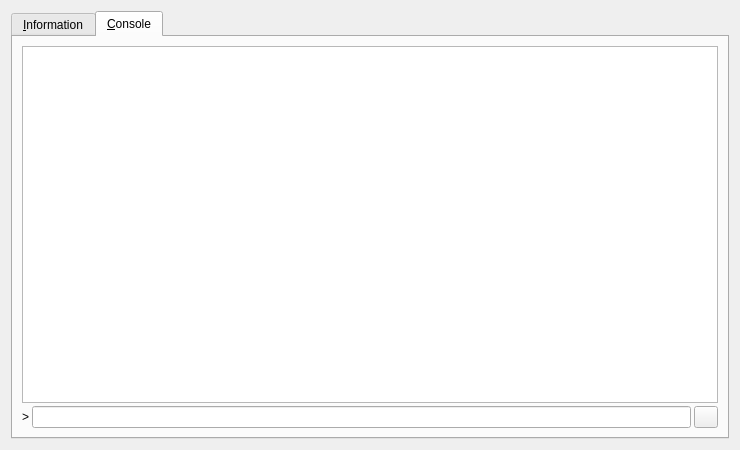
<?xml version="1.0" encoding="UTF-8"?>
<ui version="4.0">
 <class>RPCConsole</class>
 <widget class="QDialog" name="RPCConsole">
  <property name="geometry">
   <rect>
    <x>0</x>
    <y>0</y>
    <width>740</width>
    <height>450</height>
   </rect>
  </property>
  <property name="windowTitle">
   <string>NumerousShareBlockChain - Debug window</string>
  </property>
  <layout class="QVBoxLayout" name="verticalLayout_2">
   <item>
    <widget class="QTabWidget" name="tabWidget">
     <property name="currentIndex">
      <number>1</number>
     </property>
     <widget class="QWidget" name="tab_info">
      <attribute name="title">
       <string>&amp;Information</string>
      </attribute>
      <layout class="QGridLayout" name="gridLayout" columnstretch="0,0">
       <property name="horizontalSpacing">
        <number>12</number>
       </property>
       <item row="14" column="0">
        <widget class="QLabel" name="labelDebugLogfile">
         <property name="font">
          <font>
           <weight>75</weight>
           <bold>true</bold>
          </font>
         </property>
         <property name="text">
          <string>Debug log file</string>
         </property>
        </widget>
       </item>
       <item row="5" column="0">
        <widget class="QLabel" name="label_13">
         <property name="text">
          <string>Startup time</string>
         </property>
        </widget>
       </item>
       <item row="6" column="0">
        <widget class="QLabel" name="label_11">
         <property name="font">
          <font>
           <weight>75</weight>
           <bold>true</bold>
          </font>
         </property>
         <property name="text">
          <string>Network</string>
         </property>
        </widget>
       </item>
       <item row="5" column="1">
        <widget class="QLabel" name="startupTime">
         <property name="cursor">
          <cursorShape>IBeamCursor</cursorShape>
         </property>
         <property name="text">
          <string>N/A</string>
         </property>
         <property name="textFormat">
          <enum>Qt::PlainText</enum>
         </property>
         <property name="textInteractionFlags">
          <set>Qt::LinksAccessibleByMouse|Qt::TextSelectableByKeyboard|Qt::TextSelectableByMouse</set>
         </property>
        </widget>
       </item>
       <item row="8" column="1">
        <widget class="QCheckBox" name="isTestNet">
         <property name="enabled">
          <bool>false</bool>
         </property>
         <property name="text">
          <string/>
         </property>
        </widget>
       </item>
       <item row="1" column="0">
        <widget class="QLabel" name="label_5">
         <property name="text">
          <string>Client name</string>
         </property>
        </widget>
       </item>
       <item row="10" column="1">
        <widget class="QLabel" name="numberOfBlocks">
         <property name="cursor">
          <cursorShape>IBeamCursor</cursorShape>
         </property>
         <property name="text">
          <string>N/A</string>
         </property>
         <property name="textFormat">
          <enum>Qt::PlainText</enum>
         </property>
         <property name="textInteractionFlags">
          <set>Qt::LinksAccessibleByMouse|Qt::TextSelectableByKeyboard|Qt::TextSelectableByMouse</set>
         </property>
        </widget>
       </item>
       <item row="4" column="0">
        <widget class="QLabel" name="label_12">
         <property name="text">
          <string>Build date</string>
         </property>
        </widget>
       </item>
       <item row="17" column="0">
        <widget class="QPushButton" name="showCLOptionsButton">
         <property name="toolTip">
          <string>Show the NumerousShareBlockChain-Qt help message to get a list with possible NumerousShareBlockChain command-line options.</string>
         </property>
         <property name="text">
          <string>&amp;Show</string>
         </property>
         <property name="autoDefault">
          <bool>false</bool>
         </property>
        </widget>
       </item>
       <item row="10" column="0">
        <widget class="QLabel" name="label_3">
         <property name="text">
          <string>Current number of blocks</string>
         </property>
        </widget>
       </item>
       <item row="12" column="1">
        <widget class="QLabel" name="lastBlockTime">
         <property name="cursor">
          <cursorShape>IBeamCursor</cursorShape>
         </property>
         <property name="text">
          <string>N/A</string>
         </property>
         <property name="textFormat">
          <enum>Qt::PlainText</enum>
         </property>
         <property name="textInteractionFlags">
          <set>Qt::LinksAccessibleByMouse|Qt::TextSelectableByKeyboard|Qt::TextSelectableByMouse</set>
         </property>
        </widget>
       </item>
       <item row="4" column="1">
        <widget class="QLabel" name="buildDate">
         <property name="cursor">
          <cursorShape>IBeamCursor</cursorShape>
         </property>
         <property name="text">
          <string>N/A</string>
         </property>
         <property name="textFormat">
          <enum>Qt::PlainText</enum>
         </property>
         <property name="textInteractionFlags">
          <set>Qt::LinksAccessibleByMouse|Qt::TextSelectableByKeyboard|Qt::TextSelectableByMouse</set>
         </property>
        </widget>
       </item>
       <item row="2" column="0">
        <widget class="QLabel" name="label_6">
         <property name="text">
          <string>Client version</string>
         </property>
        </widget>
       </item>
       <item row="8" column="0">
        <widget class="QLabel" name="label_8">
         <property name="text">
          <string>On testnet</string>
         </property>
        </widget>
       </item>
       <item row="2" column="1">
        <widget class="QLabel" name="clientVersion">
         <property name="cursor">
          <cursorShape>IBeamCursor</cursorShape>
         </property>
         <property name="text">
          <string>N/A</string>
         </property>
         <property name="textFormat">
          <enum>Qt::PlainText</enum>
         </property>
         <property name="textInteractionFlags">
          <set>Qt::LinksAccessibleByMouse|Qt::TextSelectableByKeyboard|Qt::TextSelectableByMouse</set>
         </property>
        </widget>
       </item>
       <item row="1" column="1">
        <widget class="QLabel" name="clientName">
         <property name="cursor">
          <cursorShape>IBeamCursor</cursorShape>
         </property>
         <property name="text">
          <string>N/A</string>
         </property>
         <property name="textFormat">
          <enum>Qt::PlainText</enum>
         </property>
         <property name="textInteractionFlags">
          <set>Qt::LinksAccessibleByMouse|Qt::TextSelectableByKeyboard|Qt::TextSelectableByMouse</set>
         </property>
        </widget>
       </item>
       <item row="12" column="0">
        <widget class="QLabel" name="label_2">
         <property name="text">
          <string>Last block time</string>
         </property>
        </widget>
       </item>
       <item row="18" column="0">
        <spacer name="verticalSpacer">
         <property name="orientation">
          <enum>Qt::Vertical</enum>
         </property>
         <property name="sizeHint" stdset="0">
          <size>
           <width>20</width>
           <height>40</height>
          </size>
         </property>
        </spacer>
       </item>
       <item row="7" column="0">
        <widget class="QLabel" name="label_7">
         <property name="text">
          <string>Number of connections</string>
         </property>
        </widget>
       </item>
       <item row="16" column="0">
        <widget class="QLabel" name="labelCLOptions">
         <property name="font">
          <font>
           <weight>75</weight>
           <bold>true</bold>
          </font>
         </property>
         <property name="text">
          <string>Command-line options</string>
         </property>
        </widget>
       </item>
       <item row="11" column="1">
        <widget class="QLabel" name="totalBlocks">
         <property name="cursor">
          <cursorShape>IBeamCursor</cursorShape>
         </property>
         <property name="text">
          <string>N/A</string>
         </property>
         <property name="textFormat">
          <enum>Qt::PlainText</enum>
         </property>
         <property name="textInteractionFlags">
          <set>Qt::LinksAccessibleByMouse|Qt::TextSelectableByKeyboard|Qt::TextSelectableByMouse</set>
         </property>
        </widget>
       </item>
       <item row="7" column="1">
        <widget class="QLabel" name="numberOfConnections">
         <property name="cursor">
          <cursorShape>IBeamCursor</cursorShape>
         </property>
         <property name="text">
          <string>N/A</string>
         </property>
         <property name="textFormat">
          <enum>Qt::PlainText</enum>
         </property>
         <property name="textInteractionFlags">
          <set>Qt::LinksAccessibleByMouse|Qt::TextSelectableByKeyboard|Qt::TextSelectableByMouse</set>
         </property>
        </widget>
       </item>
       <item row="3" column="1">
        <widget class="QLabel" name="openSSLVersion">
         <property name="cursor">
          <cursorShape>IBeamCursor</cursorShape>
         </property>
         <property name="text">
          <string>N/A</string>
         </property>
         <property name="textFormat">
          <enum>Qt::PlainText</enum>
         </property>
         <property name="textInteractionFlags">
          <set>Qt::LinksAccessibleByMouse|Qt::TextSelectableByKeyboard|Qt::TextSelectableByMouse</set>
         </property>
        </widget>
       </item>
       <item row="9" column="0">
        <widget class="QLabel" name="label_10">
         <property name="font">
          <font>
           <weight>75</weight>
           <bold>true</bold>
          </font>
         </property>
         <property name="text">
          <string>Block chain</string>
         </property>
        </widget>
       </item>
       <item row="0" column="0">
        <widget class="QLabel" name="label_9">
         <property name="font">
          <font>
           <weight>75</weight>
           <bold>true</bold>
          </font>
         </property>
         <property name="text">
          <string>NumerousShareBlockChain Core</string>
         </property>
        </widget>
       </item>
       <item row="11" column="0">
        <widget class="QLabel" name="label_4">
         <property name="text">
          <string>Estimated total blocks</string>
         </property>
        </widget>
       </item>
       <item row="13" column="0">
        <spacer name="verticalSpacer_2">
         <property name="orientation">
          <enum>Qt::Vertical</enum>
         </property>
         <property name="sizeHint" stdset="0">
          <size>
           <width>20</width>
           <height>20</height>
          </size>
         </property>
        </spacer>
       </item>
       <item row="15" column="0">
        <widget class="QPushButton" name="openDebugLogfileButton">
         <property name="toolTip">
          <string>Open the NumerousShareBlockChain debug log file from the current data directory. This can take a few seconds for large log files.</string>
         </property>
         <property name="text">
          <string>&amp;Open</string>
         </property>
         <property name="autoDefault">
          <bool>false</bool>
         </property>
        </widget>
       </item>
       <item row="3" column="0">
        <widget class="QLabel" name="label_14">
         <property name="text">
          <string>Using OpenSSL version</string>
         </property>
         <property name="indent">
          <number>-1</number>
         </property>
        </widget>
       </item>
      </layout>
     </widget>
     <widget class="QWidget" name="tab_console">
      <attribute name="title">
       <string>&amp;Console</string>
      </attribute>
      <layout class="QVBoxLayout" name="verticalLayout_3">
       <property name="spacing">
        <number>3</number>
       </property>
       <item>
        <widget class="QTextEdit" name="messagesWidget">
         <property name="minimumSize">
          <size>
           <width>0</width>
           <height>100</height>
          </size>
         </property>
         <property name="readOnly">
          <bool>true</bool>
         </property>
         <property name="tabKeyNavigation" stdset="0">
          <bool>false</bool>
         </property>
         <property name="columnCount" stdset="0">
          <number>2</number>
         </property>
        </widget>
       </item>
       <item>
        <layout class="QHBoxLayout" name="horizontalLayout">
         <property name="spacing">
          <number>3</number>
         </property>
         <item>
          <widget class="QLabel" name="label">
           <property name="text">
            <string notr="true">&gt;</string>
           </property>
          </widget>
         </item>
         <item>
          <widget class="QLineEdit" name="lineEdit"/>
         </item>
         <item>
          <widget class="QPushButton" name="clearButton">
           <property name="maximumSize">
            <size>
             <width>24</width>
             <height>24</height>
            </size>
           </property>
           <property name="toolTip">
            <string>Clear console</string>
           </property>
           <property name="text">
            <string/>
           </property>
           <property name="icon">
            <iconset resource="../bitcoin.qrc">
             <normaloff>:/icons/remove</normaloff>:/icons/remove</iconset>
           </property>
           <property name="shortcut">
            <string notr="true">Ctrl+L</string>
           </property>
           <property name="autoDefault">
            <bool>false</bool>
           </property>
          </widget>
         </item>
        </layout>
       </item>
      </layout>
     </widget>
    </widget>
   </item>
  </layout>
 </widget>
 <resources>
  <include location="../bitcoin.qrc"/>
 </resources>
 <connections/>
</ui>
